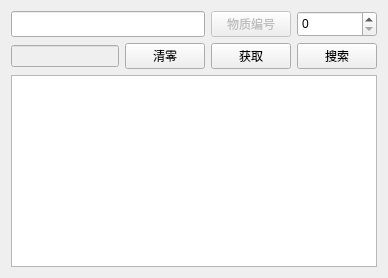
        <widget class="QWidget" name="tab_2">
         <attribute name="title">
          <string>Reach Message</string>
         </attribute>
         <layout class="QGridLayout" name="gridLayout_3">
          <item row="0" column="3">
           <widget class="QSpinBox" name="spinBox_6">
            <property name="sizePolicy">
             <sizepolicy hsizetype="Minimum" vsizetype="Minimum">
              <horstretch>0</horstretch>
              <verstretch>0</verstretch>
             </sizepolicy>
            </property>
            <property name="statusTip">
             <string>Reach中Lims中的物质编号</string>
            </property>
            <property name="maximum">
             <number>999999999</number>
            </property>
           </widget>
          </item>
          <item row="0" column="2">
           <widget class="QPushButton" name="pushButton_40">
            <property name="enabled">
             <bool>false</bool>
            </property>
            <property name="text">
             <string>物质编号</string>
            </property>
           </widget>
          </item>
          <item row="2" column="0" colspan="4">
           <widget class="QTextBrowser" name="textBrowser_2">
            <property name="statusTip">
             <string>物质信息显示区域</string>
            </property>
           </widget>
          </item>
          <item row="1" column="3">
           <widget class="QPushButton" name="pushButton_37">
            <property name="sizePolicy">
             <sizepolicy hsizetype="Minimum" vsizetype="Minimum">
              <horstretch>0</horstretch>
              <verstretch>0</verstretch>
             </sizepolicy>
            </property>
            <property name="statusTip">
             <string>根据内容或编号查找Reach物质的信息</string>
            </property>
            <property name="text">
             <string>搜索</string>
            </property>
            <property name="icon">
             <iconset>
              <normaloff>../../../.designer/backup/icon/search.png</normaloff>
              <normalon>:/search.png</normalon>
              <disabledoff>:/search.png</disabledoff>
              <disabledon>:/search.png</disabledon>
              <activeoff>:/search.png</activeoff>
              <activeon>:/search.png</activeon>
              <selectedoff>:/search.png</selectedoff>
              <selectedon>:/search.png</selectedon>../../../.designer/backup/icon/search.png</iconset>
            </property>
           </widget>
          </item>
          <item row="1" column="0">
           <widget class="QLineEdit" name="lineEdit_5">
            <property name="enabled">
             <bool>false</bool>
            </property>
            <property name="statusTip">
             <string>物质中文名字显示区域</string>
            </property>
            <property name="text">
             <string/>
            </property>
            <property name="alignment">
             <set>Qt::AlignCenter</set>
            </property>
           </widget>
          </item>
          <item row="1" column="1">
           <widget class="QPushButton" name="pushButton_51">
            <property name="statusTip">
             <string>将所有之前查找的信息清除</string>
            </property>
            <property name="text">
             <string>清零</string>
            </property>
            <property name="icon">
             <iconset>
              <normaloff>../../../.designer/backup/icon/clean.png</normaloff>
              <normalon>../../../.designer/backup/icon/clean.png</normalon>
              <disabledoff>../../../.designer/backup/icon/clean.png</disabledoff>
              <disabledon>../../../.designer/backup/icon/clean.png</disabledon>
              <activeoff>../../../.designer/backup/icon/clean.png</activeoff>
              <activeon>../../../.designer/backup/icon/clean.png</activeon>
              <selectedoff>../../../.designer/backup/icon/clean.png</selectedoff>
              <selectedon>../../../.designer/backup/icon/clean.png</selectedon>../../../.designer/backup/icon/clean.png</iconset>
            </property>
           </widget>
          </item>
          <item row="1" column="2">
           <widget class="QPushButton" name="pushButton_50">
            <property name="statusTip">
             <string>获取Reach物质信息</string>
            </property>
            <property name="text">
             <string>获取</string>
            </property>
            <property name="icon">
             <iconset>
              <normaloff>../../../.designer/backup/icon/message.png</normaloff>
              <normalon>:/message.png</normalon>
              <disabledoff>:/message.png</disabledoff>
              <disabledon>:/message.png</disabledon>
              <activeoff>:/message.png</activeoff>
              <activeon>:/message.png</activeon>
              <selectedoff>:/message.png</selectedoff>
              <selectedon>:/message.png</selectedon>../../../.designer/backup/icon/message.png</iconset>
            </property>
           </widget>
          </item>
          <item row="0" column="0" colspan="2">
           <widget class="QLineEdit" name="lineEdit_4">
            <property name="sizePolicy">
             <sizepolicy hsizetype="Expanding" vsizetype="Minimum">
              <horstretch>0</horstretch>
              <verstretch>0</verstretch>
             </sizepolicy>
            </property>
            <property name="statusTip">
             <string>输入Reach物质的内容</string>
            </property>
           </widget>
          </item>
         </layout>
        </widget>
